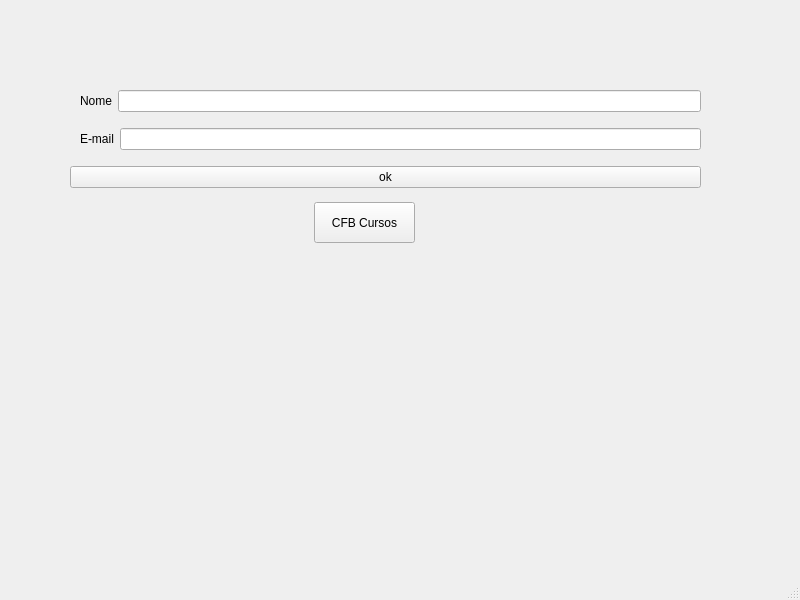
<?xml version="1.0" encoding="UTF-8"?>
<ui version="4.0">
 <class>MainWindow</class>
 <widget class="QMainWindow" name="MainWindow">
  <property name="geometry">
   <rect>
    <x>0</x>
    <y>0</y>
    <width>800</width>
    <height>600</height>
   </rect>
  </property>
  <property name="windowTitle">
   <string>MainWindow</string>
  </property>
  <widget class="QWidget" name="centralwidget">
   <widget class="QPushButton" name="pushButton_2">
    <property name="geometry">
     <rect>
      <x>314</x>
      <y>202</y>
      <width>101</width>
      <height>41</height>
     </rect>
    </property>
    <property name="text">
     <string>CFB Cursos</string>
    </property>
   </widget>
   <widget class="QWidget" name="">
    <property name="geometry">
     <rect>
      <x>70</x>
      <y>80</y>
      <width>631</width>
      <height>121</height>
     </rect>
    </property>
    <layout class="QVBoxLayout" name="verticalLayout">
     <item>
      <layout class="QHBoxLayout" name="horizontalLayout">
       <item>
        <spacer name="horizontalSpacer">
         <property name="orientation">
          <enum>Qt::Horizontal</enum>
         </property>
         <property name="sizeType">
          <enum>QSizePolicy::Fixed</enum>
         </property>
         <property name="sizeHint" stdset="0">
          <size>
           <width>10</width>
           <height>0</height>
          </size>
         </property>
        </spacer>
       </item>
       <item>
        <widget class="QLabel" name="label">
         <property name="text">
          <string>Nome</string>
         </property>
        </widget>
       </item>
       <item>
        <widget class="QLineEdit" name="txt_nome"/>
       </item>
      </layout>
     </item>
     <item>
      <layout class="QHBoxLayout" name="horizontalLayout_2">
       <item>
        <spacer name="horizontalSpacer_3">
         <property name="orientation">
          <enum>Qt::Horizontal</enum>
         </property>
         <property name="sizeType">
          <enum>QSizePolicy::Fixed</enum>
         </property>
         <property name="sizeHint" stdset="0">
          <size>
           <width>10</width>
           <height>17</height>
          </size>
         </property>
        </spacer>
       </item>
       <item>
        <widget class="QLabel" name="label_2">
         <property name="text">
          <string>E-mail</string>
         </property>
        </widget>
       </item>
       <item>
        <widget class="QLineEdit" name="txt_email"/>
       </item>
      </layout>
     </item>
     <item>
      <widget class="QPushButton" name="btn_ok">
       <property name="text">
        <string>ok</string>
       </property>
      </widget>
     </item>
    </layout>
   </widget>
  </widget>
  <widget class="QMenuBar" name="menubar">
   <property name="geometry">
    <rect>
     <x>0</x>
     <y>0</y>
     <width>800</width>
     <height>21</height>
    </rect>
   </property>
  </widget>
  <widget class="QStatusBar" name="statusbar"/>
 </widget>
 <resources/>
 <connections/>
</ui>
